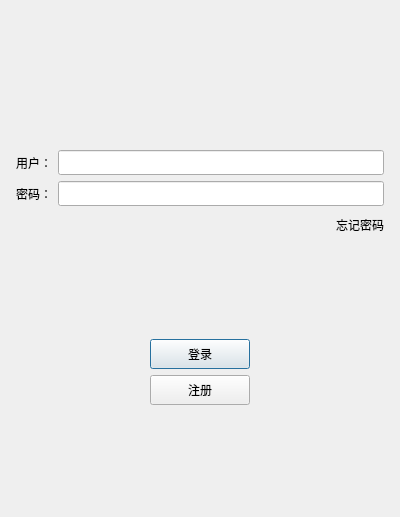
<?xml version="1.0" encoding="UTF-8"?>
<ui version="4.0">
 <class>LoginDialog</class>
 <widget class="QDialog" name="LoginDialog">
  <property name="geometry">
   <rect>
    <x>0</x>
    <y>0</y>
    <width>400</width>
    <height>517</height>
   </rect>
  </property>
  <property name="windowTitle">
   <string>Dialog</string>
  </property>
  <layout class="QVBoxLayout" name="verticalLayout_2">
   <item>
    <layout class="QVBoxLayout" name="verticalLayout">
     <property name="leftMargin">
      <number>5</number>
     </property>
     <property name="topMargin">
      <number>5</number>
     </property>
     <property name="rightMargin">
      <number>5</number>
     </property>
     <property name="bottomMargin">
      <number>5</number>
     </property>
     <item>
      <widget class="QWidget" name="widget" native="true">
       <layout class="QHBoxLayout" name="horizontalLayout_7">
        <item>
         <widget class="QLabel" name="forget_label">
          <property name="text">
           <string/>
          </property>
          <property name="pixmap">
           <pixmap resource="rc.qrc">:/res/ice.png</pixmap>
          </property>
          <property name="alignment">
           <set>Qt::AlignCenter</set>
          </property>
         </widget>
        </item>
       </layout>
      </widget>
     </item>
     <item>
      <spacer name="verticalSpacer">
       <property name="orientation">
        <enum>Qt::Vertical</enum>
       </property>
       <property name="sizeHint" stdset="0">
        <size>
         <width>20</width>
         <height>40</height>
        </size>
       </property>
      </spacer>
     </item>
     <item>
      <layout class="QHBoxLayout" name="horizontalLayout">
       <item>
        <widget class="QLabel" name="user_label">
         <property name="text">
          <string>用户：</string>
         </property>
        </widget>
       </item>
       <item>
        <widget class="QLineEdit" name="user_edit">
         <property name="minimumSize">
          <size>
           <width>0</width>
           <height>25</height>
          </size>
         </property>
         <property name="maximumSize">
          <size>
           <width>16777215</width>
           <height>25</height>
          </size>
         </property>
        </widget>
       </item>
      </layout>
     </item>
     <item>
      <layout class="QHBoxLayout" name="horizontalLayout_3">
       <item>
        <widget class="QLabel" name="pass_label">
         <property name="minimumSize">
          <size>
           <width>0</width>
           <height>25</height>
          </size>
         </property>
         <property name="maximumSize">
          <size>
           <width>16777215</width>
           <height>25</height>
          </size>
         </property>
         <property name="text">
          <string>密码：</string>
         </property>
        </widget>
       </item>
       <item>
        <widget class="QLineEdit" name="pass_edit">
         <property name="minimumSize">
          <size>
           <width>0</width>
           <height>25</height>
          </size>
         </property>
         <property name="maximumSize">
          <size>
           <width>16777215</width>
           <height>25</height>
          </size>
         </property>
        </widget>
       </item>
      </layout>
     </item>
     <item>
      <layout class="QHBoxLayout" name="horizontalLayout_4">
       <item>
        <spacer name="horizontalSpacer">
         <property name="orientation">
          <enum>Qt::Horizontal</enum>
         </property>
         <property name="sizeHint" stdset="0">
          <size>
           <width>40</width>
           <height>20</height>
          </size>
         </property>
        </spacer>
       </item>
       <item>
        <widget class="QLabel" name="forget_label_2">
         <property name="minimumSize">
          <size>
           <width>0</width>
           <height>25</height>
          </size>
         </property>
         <property name="maximumSize">
          <size>
           <width>16777215</width>
           <height>25</height>
          </size>
         </property>
         <property name="text">
          <string>忘记密码</string>
         </property>
        </widget>
       </item>
      </layout>
     </item>
     <item>
      <spacer name="verticalSpacer_2">
       <property name="orientation">
        <enum>Qt::Vertical</enum>
       </property>
       <property name="sizeHint" stdset="0">
        <size>
         <width>20</width>
         <height>40</height>
        </size>
       </property>
      </spacer>
     </item>
     <item>
      <layout class="QHBoxLayout" name="horizontalLayout_5">
       <item>
        <spacer name="horizontalSpacer_2">
         <property name="orientation">
          <enum>Qt::Horizontal</enum>
         </property>
         <property name="sizeHint" stdset="0">
          <size>
           <width>40</width>
           <height>20</height>
          </size>
         </property>
        </spacer>
       </item>
       <item>
        <widget class="QPushButton" name="login_btn">
         <property name="minimumSize">
          <size>
           <width>100</width>
           <height>30</height>
          </size>
         </property>
         <property name="text">
          <string>登录</string>
         </property>
        </widget>
       </item>
       <item>
        <spacer name="horizontalSpacer_3">
         <property name="orientation">
          <enum>Qt::Horizontal</enum>
         </property>
         <property name="sizeHint" stdset="0">
          <size>
           <width>40</width>
           <height>20</height>
          </size>
         </property>
        </spacer>
       </item>
      </layout>
     </item>
     <item>
      <layout class="QHBoxLayout" name="horizontalLayout_6">
       <item>
        <spacer name="horizontalSpacer_4">
         <property name="orientation">
          <enum>Qt::Horizontal</enum>
         </property>
         <property name="sizeHint" stdset="0">
          <size>
           <width>40</width>
           <height>20</height>
          </size>
         </property>
        </spacer>
       </item>
       <item>
        <widget class="QPushButton" name="reg_btn">
         <property name="minimumSize">
          <size>
           <width>100</width>
           <height>30</height>
          </size>
         </property>
         <property name="text">
          <string>注册</string>
         </property>
        </widget>
       </item>
       <item>
        <spacer name="horizontalSpacer_5">
         <property name="orientation">
          <enum>Qt::Horizontal</enum>
         </property>
         <property name="sizeHint" stdset="0">
          <size>
           <width>40</width>
           <height>20</height>
          </size>
         </property>
        </spacer>
       </item>
      </layout>
     </item>
     <item>
      <spacer name="verticalSpacer_3">
       <property name="orientation">
        <enum>Qt::Vertical</enum>
       </property>
       <property name="sizeHint" stdset="0">
        <size>
         <width>20</width>
         <height>40</height>
        </size>
       </property>
      </spacer>
     </item>
    </layout>
   </item>
  </layout>
 </widget>
 <resources>
  <include location="rc.qrc"/>
 </resources>
 <connections/>
</ui>
